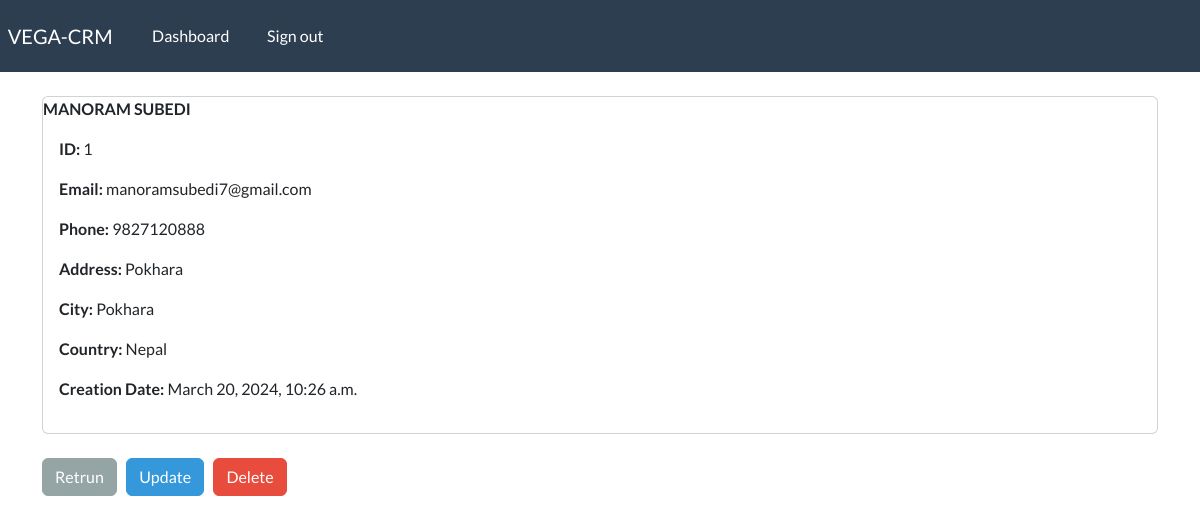
Page /view/1 (signed in) on the earlier database version.
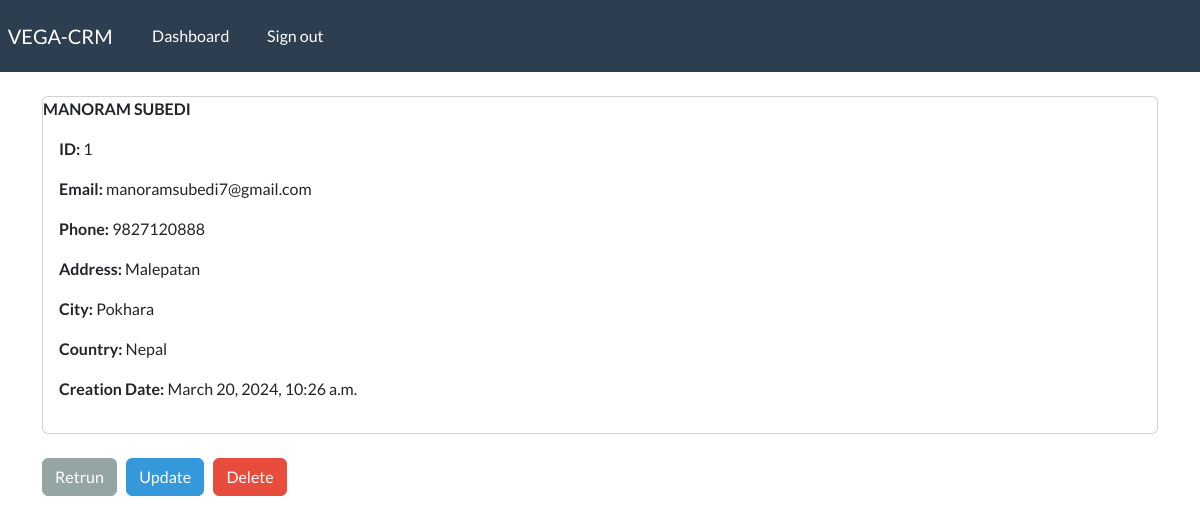
Same page on the later database version.
### webapp/models.py (models this page shows, shortened)
class Record(models.Model):
    creation_date = models.DateTimeField(auto_now_add = True)
    first_name = models.CharField(max_length=50)
    last_name = models.CharField(max_length=50)
    email = models.CharField(max_length=255)
    phone = models.CharField(max_length=20)
    address = models.CharField(max_length=100)
    city = models.CharField(max_length=50)
    country = models.CharField(max_length=50)

### webapp/views.py (the view)
# urls.py: path('view/<int:pk>', views.single_record, name="view"),
@login_required(login_url='login')
def single_record(request, pk):
    all_records = Record.objects.get(id=pk)
    context={'record':all_records}
    return render(request, 'webapp/view.html', context)

### webapp/templates/webapp/view.html (shortened to what this page needs)
{% extends 'webapp/base.html' %}
{% block content %}
    <div class='card'>
        <strong>
            {{record.first_name|upper}}
            {{record.last_name|upper}}
        </strong>
        <div class = 'card-body'>
            <p><strong> ID: </strong> {{record.id}} </p>
            <p><strong> Email: </strong>{{record.email}} </p>
            <p><strong> Phone: </strong>{{record.phone}} </p>
            <p><strong> Address: </strong>{{record.address}} </p>
            <p><strong> City: </strong>{{record.city}} </p>
            <p><strong> Country: </strong>{{record.country}} </p>
            <p><strong> Creation Date: </strong>{{record.creation_date}} </p>
        </div>
    </div>
    <br>
    <a href="{% url 'dashboard' %}" class='btn btn-secondary'>Retrun </a>
    <a href="{% url 'update' record.id %}" class='btn btn-info'>Update </a>
    <a href="{% url 'delete' record.id %}" class='btn btn-danger'>Delete </a>
{% endblock %}

Differences in the rows shown:
changed Record "MANORAM": address "Pokhara" → "Malepatan"
